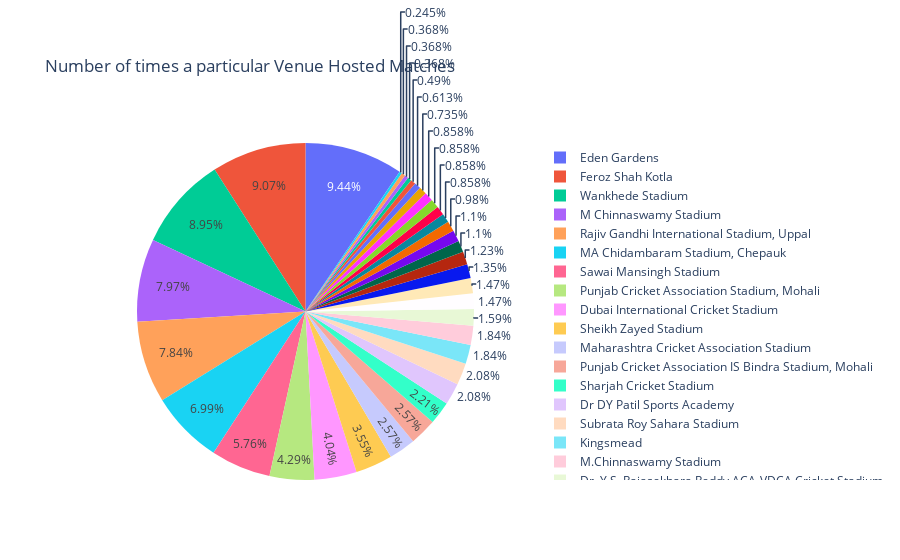

Write notebook code for a chart like this one.
### Code cell
fig = px.pie(venues, values = 'Times_hosted', names = 'V_name',title = 'Number of times a particular Venue Hosted Matches')
fig.show()

### Figure 1 — Plotly figure (JSON) as saved in the notebook; plotly's stock layout.template omitted (floating-point values rounded to 4 significant figures)
{"data": [{"domain": {"x": [0, 1], "y": [0, 1]}, "hovertemplate": "V_name=%{label}<br>Times_hosted=%{value}<extra></extra>", "labels": ["M Chinnaswamy Stadium", "Punjab Cricket Association Stadium, Mohali", "Feroz Shah Kotla", "Wankhede Stadium", "Eden Gardens", "Sawai Mansingh Stadium", "Rajiv Gandhi International Stadium, Uppal", "MA Chidambaram Stadium, Chepauk", "Dr DY Patil Sports Academy", "Newlands", "St George's Park", "Kingsmead", "SuperSport Park", "Buffalo Park", "New Wanderers Stadium", "De Beers Diamond Oval", "OUTsurance Oval", "Brabourne Stadium", "Sardar Patel Stadium, Motera", "Barabati Stadium", "Vidarbha Cricket Association Stadium, Jamtha", "Himachal Pradesh Cricket Association Stadium", "Nehru Stadium", "Holkar Cricket Stadium", "Dr. Y.S. Rajasekhara Reddy ACA-VDCA Cricket Stadium", "Subrata Roy Sahara Stadium", "Shaheed Veer Narayan Singh International Stadium", "JSCA International Stadium Complex", "Sheikh Zayed Stadium", "Sharjah Cricket Stadium", "Dubai International Cricket Stadium", "Maharashtra Cricket Association Stadium", "Punjab Cricket Association IS Bindra Stadium, Mohali", "Saurashtra Cricket Association Stadium", "Green Park", "M.Chinnaswamy Stadium"], "legendgroup": "", "name": "", "showlegend": true, "type": "pie", "values": [65, 35, 74, 73, 77, 47, 64, 57, 17, 7, 7, 15, 12, 3, 8, 3, 2, 11, 12, 7, 3, 9, 5, 9, 13, 17, 6, 7, 29, 18, 33, 21, 21, 10, 4, 15]}], "layout": {"legend": {"tracegroupgap": 0}, "title": {"text": "Number of times a particular Venue Hosted Matches"}}}
